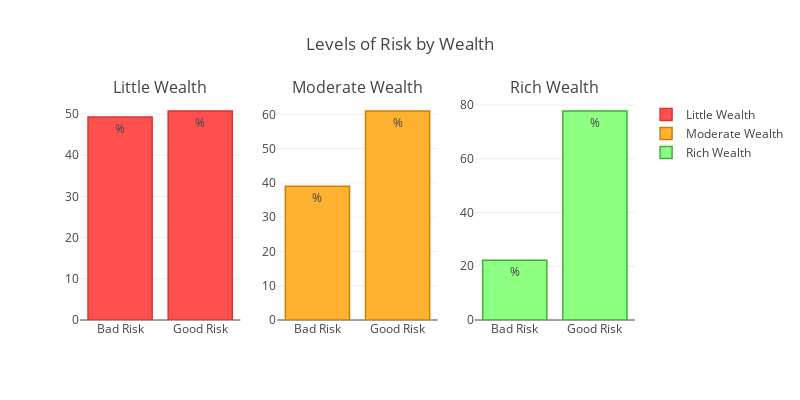

Notebook cell for this chart:
### Code cell
import plotly.plotly as py
import plotly.graph_objs as go


bad_little = cross_checking['little'][0]
good_little = cross_checking['little'][1]
bad_moderate = cross_checking['moderate'][0]
good_moderate = cross_checking['moderate'][1]
bad_rich = cross_checking['rich'][0]
good_rich = cross_checking['rich'][1]

little = go.Bar(
    x=['Bad Risk', 'Good Risk'],
    y=[bad_little, good_little],
    name="Little Wealth",
    text='%',
     marker=dict(
        color='#FF5050',
         line=dict(
            color='#E13232',
            width=1.5),
    ),
)

moderate = go.Bar(
    x=['Bad Risk', 'Good Risk'],
    y=[bad_moderate, good_moderate],
    name="Moderate Wealth",
    text='%',
    xaxis='x2',
    yaxis='y2',
    marker=dict(
        color='#FFB232',
         line=dict(
            color='#CD8000',
            width=1.5),
    ),
)
rich = go.Bar(
    x=['Bad Risk', 'Good Risk'],
    y=[bad_rich, good_rich],
    name="Rich Wealth",
    text="%",
    marker=dict(
        color='#8DFF83',
         line=dict(
            color='#3DAF33',
            width=1.5),
    ),
    xaxis='x3',
    yaxis='y3'
)

data=[little, moderate, rich]

fig = tools.make_subplots(rows=1, cols=3, subplot_titles=('Little Wealth', 'Moderate Wealth', 'Rich Wealth'))

fig.append_trace(little, 1, 1)
fig.append_trace(moderate, 1, 2)
fig.append_trace(rich, 1, 3)

fig['layout'].update(height=400, width=800, title='Levels of Risk' +
                                                  ' by Wealth')


iplot(fig, filename='make-subplots-multiple-with-titles')

### Figure 1 — Plotly figure (JSON) as saved in the notebook; plotly's stock layout.template omitted (floating-point values rounded to 4 significant figures)
{"data": [{"marker": {"color": "#FF5050", "line": {"color": "#E13232", "width": 1.5}}, "name": "Little Wealth", "text": "%", "type": "bar", "uid": "f10819ec-43bb-11eb-b239-0242ac130202", "x": ["Bad Risk", "Good Risk"], "xaxis": "x", "y": [49.27, 50.73], "yaxis": "y"}, {"marker": {"color": "#FFB232", "line": {"color": "#CD8000", "width": 1.5}}, "name": "Moderate Wealth", "text": "%", "type": "bar", "uid": "f108d198-43bb-11eb-b239-0242ac130202", "x": ["Bad Risk", "Good Risk"], "xaxis": "x2", "y": [39.03, 60.97], "yaxis": "y2"}, {"marker": {"color": "#8DFF83", "line": {"color": "#3DAF33", "width": 1.5}}, "name": "Rich Wealth", "text": "%", "type": "bar", "uid": "f1097d50-43bb-11eb-b239-0242ac130202", "x": ["Bad Risk", "Good Risk"], "xaxis": "x3", "y": [22.22, 77.78], "yaxis": "y3"}], "layout": {"annotations": [{"font": {"size": 16}, "showarrow": false, "text": "Little Wealth", "x": 0.1444, "xanchor": "center", "xref": "paper", "y": 1, "yanchor": "bottom", "yref": "paper"}, {"font": {"size": 16}, "showarrow": false, "text": "Moderate Wealth", "x": 0.5, "xanchor": "center", "xref": "paper", "y": 1, "yanchor": "bottom", "yref": "paper"}, {"font": {"size": 16}, "showarrow": false, "text": "Rich Wealth", "x": 0.8556, "xanchor": "center", "xref": "paper", "y": 1, "yanchor": "bottom", "yref": "paper"}], "height": 400, "title": "Levels of Risk by Wealth", "width": 800, "xaxis": {"anchor": "y", "domain": [0, 0.2889]}, "xaxis2": {"anchor": "y2", "domain": [0.3556, 0.6444]}, "xaxis3": {"anchor": "y3", "domain": [0.7111, 1]}, "yaxis": {"anchor": "x", "domain": [0, 1]}, "yaxis2": {"anchor": "x2", "domain": [0, 1]}, "yaxis3": {"anchor": "x3", "domain": [0, 1]}}}
